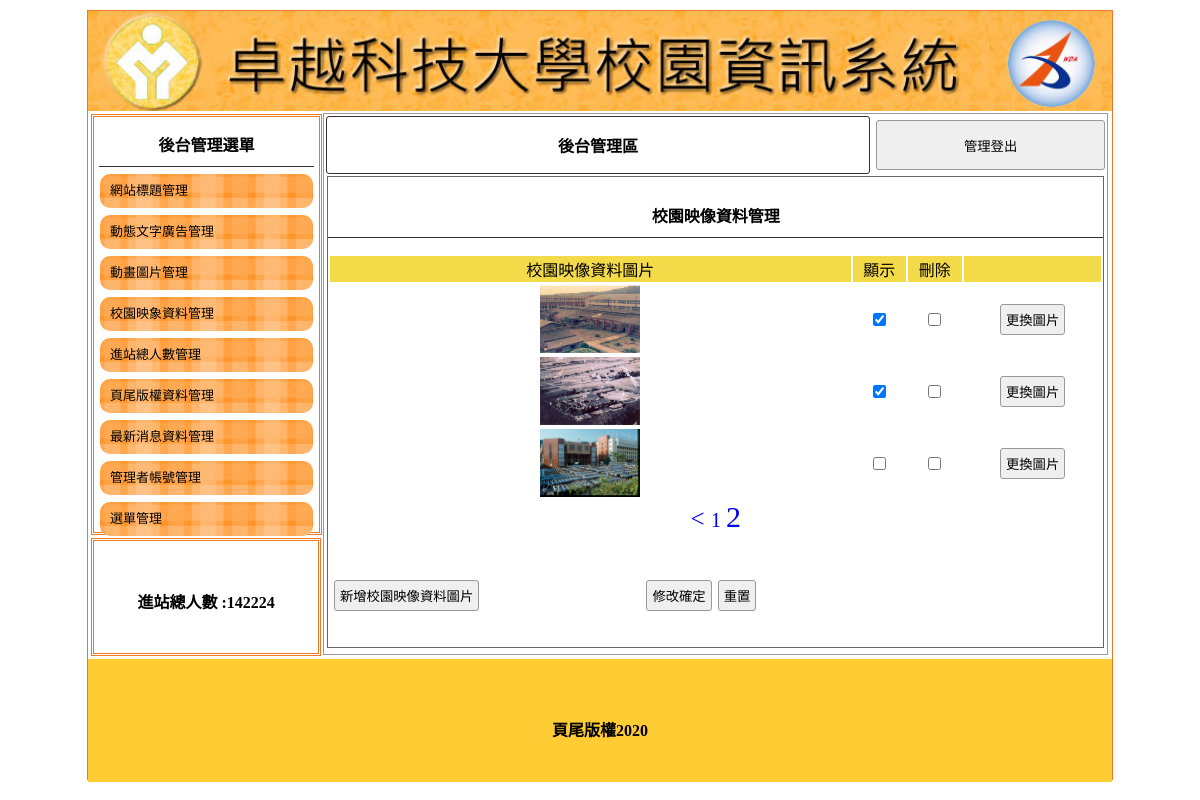
/admin.php?do=image&p=2, run on the app's committed database.
### tables this page shows
CREATE TABLE `title` (
  `id` int(10) UNSIGNED NOT NULL,
  `img` text NOT NULL,
  `text` text NOT NULL,
  `sh` int(1) UNSIGNED NOT NULL
);

CREATE TABLE `total` (
  `id` int(10) UNSIGNED NOT NULL,
  `total` int(10) UNSIGNED NOT NULL
);

CREATE TABLE `image` (
  `id` int(10) UNSIGNED NOT NULL,
  `img` text NOT NULL,
  `text` text NOT NULL,
  `sh` int(1) UNSIGNED NOT NULL
);

CREATE TABLE `bottom` (
  `id` int(10) UNSIGNED NOT NULL,
  `bottom` text NOT NULL
);

### base.php (called while the page is built, shortened)
<?php
class DB{
    private $table;
    private $dsn="mysql:host=localhost;charset=utf8;dbname=db01";
    private $root="root";
    private $pw="";
    private $pdo;
    public function __construct($table){
        $this->table=$table;
        $this->pdo=new PDO($this->dsn,$this->root,$this->pw);
    }
    public function all(...$arg){
        $sql="select * from $this->table ";
        if(!empty($arg[1])){
            $sql= $sql . $arg[1];
        }
        return $this->pdo->query($sql)->fetchAll();
    }
    public function count(...$arg){
        $sql="select count(*) from $this->table ";
        return $this->pdo->query($sql)->fetchColumn();
    }
    public function find($arg){
        $sql="select * from $this->table ";
        if(is_array($arg)){
            foreach($arg as $key => $value){
                $tmp[]=sprintf("`%s`='%s'",$key,$value);
            }
            $sql=$sql . " where " . implode(" && ",$tmp);
        }else{
            $sql= $sql . " where `id`='$arg'";
        }
        return $this->pdo->query($sql)->fetch(PDO::FETCH_ASSOC);
    }
    public function save($arg){
        if(!empty($arg['id'])){
            foreach($arg as $key => $value){
                if($key != 'id'){
                    $tmp[]=sprintf("`%s`='%s'",$key,$value);
                }
            }
            $sql ="update $this->table set " . implode(",",$tmp) . " where `id`='".$arg['id']."'";
        }else{
            $sql="insert into $this->table (`".implode("`,`",array_keys($arg))."`) values('".implode("','",$arg)."')";
        }
        return $this->pdo->exec($sql);
    }
}
$Title=new DB("title");
$Total=new DB("total");
$Bottom=new DB("bottom");
$title=$Title->find(['sh'=>1]);
$bottom=$Bottom->find(1);
$total=$Total->find(1);
if(empty($_SESSION['visited'])){
    $total['total']++;
    $Total->save($total);
    $total=$Total->find(1);
}
?>

### backend/image.php (the view, shortened to what this page needs)
<div style="width:99%; height:87%; margin:auto; overflow:auto; border:#666 1px solid;">
    <p class="t cent botli">校園映像資料管理</p>
    <form method="post" action="api/edit.php">
        <table width="100%">
            <tbody>
                <tr class="yel">
                    <td width="68%">校園映像資料圖片</td>
                    <td width="7%">顯示</td>
                    <td width="7%">刪除</td>
                    <td></td>
                </tr>
                <?php
                $table=$do;
                $db=new DB($table);
                $total=$db->count();
                $num=3;
                $pages=ceil($total/$num);
                $now=(!empty($_GET['p']))?$_GET['p']:1;
                $start=($now-1)*$num;
                $rows=$db->all([]," limit $start,$num");
                foreach($rows as $row){
                    $isChk=($row['sh']==1)?"checked":"";
                ?>
                <tr class="cent">
                    <td><img src="img/<?=$row['img'];?>" style="width:100px;height:68px"></td>
                    <td><input type="checkbox" name="sh[]" value="<?=$row['id'];?>" <?=$isChk;?>></td>
                    <td><input type="checkbox" name="del[]" value="<?=$row['id'];?>"></td>
                    <td>
                    <input type="button" value="更換圖片" onclick="op('#cover','#cvr','modal/upload_<?=$table;?>.php?table=<?=$table;?>&id=<?=$row['id'];?>')" >
                    </td>
                </tr>
                <?php
                }
                ?>
            </tbody>
        </table>
        <div class="cent">
        <?php
            if(($now-1)>0){
                echo "<a href='?do=$table&p=".($now-1)."' style='text-decoration:none;font-size:25px'> < </a>";
            }
            for($i=1;$i<=$pages;$i++){
                $fontsize=($now==$i)?'30px':'20px';
                echo "<a href='?do=$table&p=$i' style='text-decoration:none;font-size:$fontsize'> $i </a>";
            }
        ?>
        </div>
        <table style="margin-top:40px; width:70%;">
            <tbody>
                <tr>
                    <td width="200px">
                    <input type="button"  onclick="op('#cover','#cvr','modal/<?=$table;?>.php?table=<?=$table;?>')" value="新增校園映像資料圖片">
                    </td>
                    <td class="cent"><input type="submit" value="修改確定"><input type="reset" value="重置">
                    </td>
                </tr>
            </tbody>
        </table>
    </form>
</div>

### admin.php (shortened to what this page needs)
<?php include_once "base.php";?>
<!DOCTYPE html
    PUBLIC "-//W3C//DTD XHTML 1.0 Transitional//EN" "http://www.w3.org/TR/xhtml1/DTD/xhtml1-transitional.dtd">
<html xmlns="http://www.w3.org/1999/xhtml">
<head>
    <link href="./css/css.css" rel="stylesheet" type="text/css">
</head>
<body>
    <div id="main">
        <a title="<?=$title['text'];?>" href="index.php">
            <div class="ti" style="background:url(&#39;img/<?=$title['img'];?>&#39;); background-size:cover;"></div>
        </a>
        <div id="ms">
            <div id="lf" style="float:left;">
                <div id="menuput" class="dbor">
                    <span class="t botli">後台管理選單</span>
                    <a style="color:#000; font-size:13px; text-decoration:none;" href="?do=title">
                        <div class="mainmu">網站標題管理 </div>
                    </a>
                    <a style="color:#000; font-size:13px; text-decoration:none;" href="?do=ad">
                        <div class="mainmu">動態文字廣告管理 </div>
                    </a>
                    <a style="color:#000; font-size:13px; text-decoration:none;" href="?do=mvim">
                        <div class="mainmu">動畫圖片管理 </div>
                    </a>
                    <a style="color:#000; font-size:13px; text-decoration:none;" href="?do=image">
                        <div class="mainmu">校園映象資料管理 </div>
                    </a>
                    <a style="color:#000; font-size:13px; text-decoration:none;" href="?do=total">
                        <div class="mainmu">進站總人數管理 </div>
                    </a>
                    <a style="color:#000; font-size:13px; text-decoration:none;" href="?do=bottom">
                        <div class="mainmu">頁尾版權資料管理 </div>
                    </a>
                    <a style="color:#000; font-size:13px; text-decoration:none;" href="?do=news">
                        <div class="mainmu">最新消息資料管理 </div>
                    </a>
                    <a style="color:#000; font-size:13px; text-decoration:none;" href="?do=admin">
                        <div class="mainmu">管理者帳號管理 </div>
                    </a>
                    <a style="color:#000; font-size:13px; text-decoration:none;" href="?do=menu">
                        <div class="mainmu">選單管理 </div>
                    </a>
                </div>
                <div class="dbor" style="margin:3px; width:95%; height:20%; line-height:100px;">
                    <span class="t">進站總人數 :<?=$total['total'];?></span>
                </div>
            </div>
            <div class="di"
                style="height:540px; border:#999 1px solid; width:76.5%; margin:2px 0px 0px 0px; float:left; position:relative; left:20px;">
                <table width="100%">
                    <tbody>
                        <tr>
                            <td style="width:70%;font-weight:800; border:#333 1px solid; border-radius:3px;"
                                class="cent"><a href="?do=admin" style="color:#000; text-decoration:none;">後台管理區</a>
                            </td>
                            <td><button onclick="lo(&#39;api/logout.php&#39;)"
                                    style="width:99%; margin-right:2px; height:50px;">管理登出</button></td>
                        </tr>
                    </tbody>
                </table>
                <?php
					$do=(!empty($_GET['do']))?$_GET['do']:"title";
					$file="backend/".$do.".php";
					if(file_exists($file)){
						include $file;
					}else{
						include "backend/title.php";
					}
				?>
            </div>
        </div>
        <div
            style="width:1024px; left:0px; position:relative; background:#FC3; margin-top:4px; height:123px; display:block;">
            <span class="t" style="line-height:123px;"><?=$bottom['bottom'];?></span>
        </div>
    </div>
</body>
</html>

### css/css.css (style rules this page uses)
body { padding:0px; margin:0px; }
#main { width:1024px; height:768px; margin:10px auto 10px auto; border:#EE7728 1px solid; position:relative; }
.ti { width:100%; height:100px; position:relative; background-size:cover; background-repeat:no-repeat; }
.dbor { border:#EE7728 double 3px; margin:1px; padding:2px 10px 2px 10px; }
.t { font-weight:800; display:block; text-align:center; padding:10px 1px 10px 1px; }
.botli { border-bottom:#333 1px solid; }
.mainmu { position:relative; border-radius:10px; background:url(../icon/menu.fw.png) center no-repeat; background-size:cover; line-height:30px; padding:2px 10px 2px 10px; margin:7px 1px 7px 1px; height:30px; }
#lf { height:540px; width:21%; display:inline-block; }
#menuput { width:100%; height:75%; position:relative; padding:5px; display:block; margin: 3px; }
.di { display:inline-block; }
.cent { text-align:center; }
input,button { border:#999 1px solid; border-radius:3px; background:#EFEFEF; padding:5px; margin:3px; }
.yel td { background:#F3DA49; text-align:center; }

### data on the page
title: img (picture)
total: total "142224"
image: img (picture)
image: img (picture)
image: img (picture)
bottom: bottom "頁尾版權2020"
